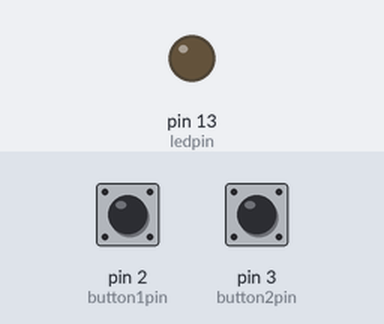
Bench run of a sketch on a simulated Arduino Uno, built with avr-gcc and run on an emulated ATmega328P. Shown: output pins drawn as LEDs (lit = HIGH). Inputs (shaded band) come from the test bench; at power-on: pin 2 (button1pin) HIGH, pin 3 (button2pin) HIGH.

Above: at 1.2 s.
1.3 s: pin 2 (button1pin) pulled LOW for 0.15 s
At 1.37 s:
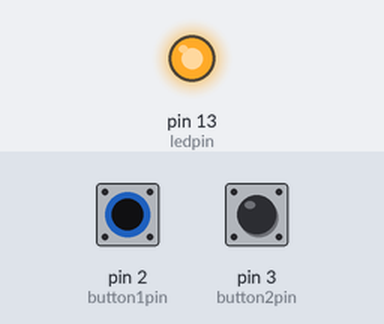
2.9 s: pin 2 (button1pin) pulled LOW for 3.2 s
At 6.6 s:
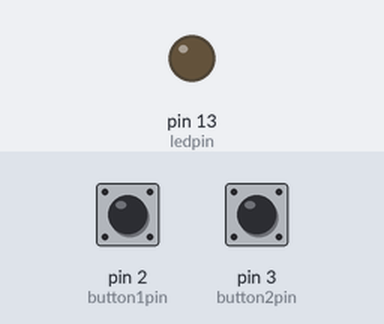
7.6 s: pin 3 (button2pin) pulled LOW for 3.2 s
At 8.9 s:
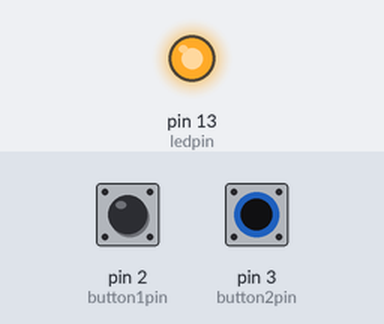
Timing chart, 0 to 12.3 s (numbered marks = the images above; inputs shaded):
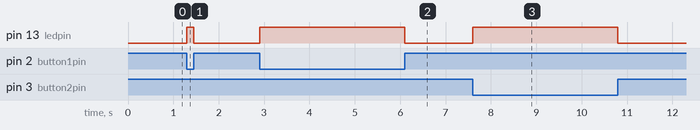

The sketch:

script.ino
```cpp
// Constants
const int button1pin = 2;
const int button2pin = 3;
const int ledpin = 13;

// Variables
int button1state;
int button2state;

void setup(){
    pinMode(button1pin, INPUT);   // Corrigido: pinMode com "p" minúsculo
    pinMode(button2pin, INPUT);   // Corrigido: nome correto da variável (button2pin)
    pinMode(ledpin, OUTPUT);      // Definir LED como saída
}

void loop(){
    // Leitura do estado dos botões
    button1state = digitalRead(button1pin);
    button2state = digitalRead(button2pin);

    // Lógica: acende o LED se apenas um botão estiver pressionado
    if ((button1state == LOW || button2state == LOW) && !(button1state == LOW && button2state == LOW)) {
        digitalWrite(ledpin, HIGH);  // Acende o LED
    } else {
        digitalWrite(ledpin, LOW);   // Apaga o LED
    }
}
```

Measured:
- after the input at 1.3 s, pin 13 (ledpin): LOW → HIGH at once, → LOW 0.15 s later
- after the input at 2.9 s, pin 13 (ledpin): LOW → HIGH at once, → LOW 3.2 s later
- after the input at 7.6 s, pin 13 (ledpin): LOW → HIGH at once, → LOW 3.2 s later
